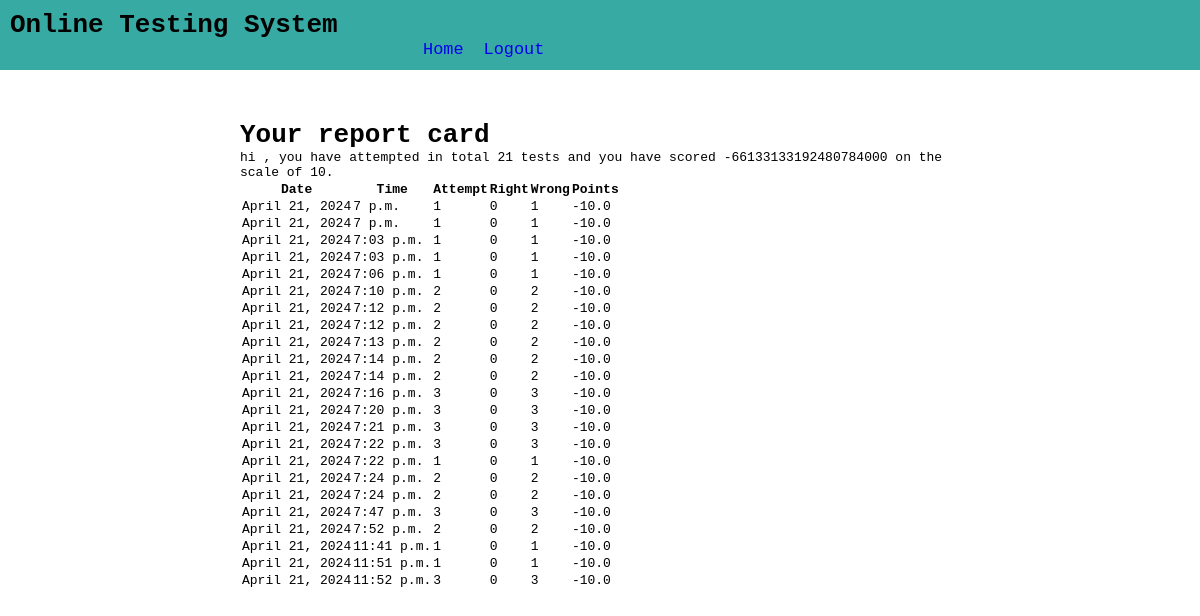
Page /test-history (signed in) on the committed database.
### OTS/models.py (models this page shows)
class Candidate(models.Model):
    username = models.CharField(primary_key=True,max_length=20)
    password = models.CharField(null=False,max_length=20)
    name = models.CharField(max_length=50)
    test_attempted = models.IntegerField(default=0)
    points = models.FloatField(default=0.0)

class Result(models.Model):
    result_id = models.BigAutoField(auto_created=True,primary_key=True)
    username = models.ForeignKey(Candidate,on_delete=models.CASCADE)
    date = models.DateField(auto_now=True)
    time = models.TimeField(auto_now=True)
    attempt = models.IntegerField()
    right = models.IntegerField()
    wrong = models.IntegerField()
    points = models.FloatField()

### OTS/views.py (the view)
# urls.py: path('test-history',testResultHistory,name='testHistory'),
def testResultHistory(request):
    if 'name' not in request.session.keys():
        res = HttpResponseRedirect('home')
    candidate = Candidate.objects.filter(username = request.session['username'])
    results = Result.objects.filter(username_id = candidate[0].username)
    context = {'candidate':candidate[0], 'results':results}
    res= render(request, 'candidate_history.html', context)
    return res

### OTS/templates/candidate_history.html (shortened to what this page needs)
{% extends 'main.html' %}
{%block top%}
<a href="{% url 'OTS:home' %}">Home</a>
<a href="{% url 'OTS:logout' %}">Logout</a>
{%endblock%}
{%block content%}
<h1>Your report card</h1>
<p>hi {{candidate.name}}, you have attempted in total {{candidate.test_attempted}} tests and you  have scored {{candidate.points}} on the scale of 10.</p>
<table>
    <tr>
        <th>Date</th>
        <th>Time</th>
        <th>Attempt</th>
        <th>Right</th>
        <th>Wrong</th>
        <th>Points</th>
    </tr>
    {% for r in results %}
    <tr>
        <td>{{r.date}}</td>
        <td>{{r.time}}</td>
        <td>{{r.attempt}}</td>
        <td>{{r.right}}</td>
        <td>{{r.wrong}}</td>
        <td>{{r.points}}</td>
    </tr>
    {% endfor %}
</table>
{%endblock%}

### OTS/templates/main.html (shortened to what this page needs)
<!DOCTYPE html>
{%load static%}
<html lang="en">
<head>
    <link rel="stylesheet" href="{%static 'theme.css'%}">
</head>
<body>
    <div id="container">
            <div class="site-name">
                <h1>Online Testing System</h1>
                <div class="menu">
                    {% block top %}
                    {% endblock %}
                </div>
            </div>
            <div class="content">
                {% block content %}
                {% endblock %}
            </div>
    </div>
</body>
</html>

### OTS/static/theme.css (style rules this page uses)
* { font-family:monospace; margin: 0; padding: 0; }
.site-name { background-color: #38AAA4; height: 50px; margin-bottom: 50px; padding: 10px; }
.site-name a { font-size: 1.3rem; text-decoration: none; }
.menu { width: 30%; margin: auto; display: flex; gap: 20px; text-align: center; }
.content { width: 60%; margin: auto; }

### rows in the picture
Candidate: test_attempted "21", points "-66133133192480784000"
Result: date "April 21, 2024", time "7 p.m.", attempt "1", right "0", wrong "1", points "-10.0"
Result: date "April 21, 2024", time "7 p.m.", attempt "1", right "0", wrong "1", points "-10.0"
Result: date "April 21, 2024", time "7:03 p.m.", attempt "1", right "0", wrong "1", points "-10.0"
Result: date "April 21, 2024", time "7:03 p.m.", attempt "1", right "0", wrong "1", points "-10.0"
Result: date "April 21, 2024", time "7:06 p.m.", attempt "1", right "0", wrong "1", points "-10.0"
Result: date "April 21, 2024", time "7:10 p.m.", attempt "2", right "0", wrong "2", points "-10.0"
Result: date "April 21, 2024", time "7:12 p.m.", attempt "2", right "0", wrong "2", points "-10.0"
Result: date "April 21, 2024", time "7:12 p.m.", attempt "2", right "0", wrong "2", points "-10.0"
Result: date "April 21, 2024", time "7:13 p.m.", attempt "2", right "0", wrong "2", points "-10.0"
Result: date "April 21, 2024", time "7:14 p.m.", attempt "2", right "0", wrong "2", points "-10.0"
Result: date "April 21, 2024", time "7:14 p.m.", attempt "2", right "0", wrong "2", points "-10.0"
Result: date "April 21, 2024", time "7:16 p.m.", attempt "3", right "0", wrong "3", points "-10.0"
Result: date "April 21, 2024", time "7:20 p.m.", attempt "3", right "0", wrong "3", points "-10.0"
Result: date "April 21, 2024", time "7:21 p.m.", attempt "3", right "0", wrong "3", points "-10.0"
Result: date "April 21, 2024", time "7:22 p.m.", attempt "3", right "0", wrong "3", points "-10.0"
Result: date "April 21, 2024", time "7:22 p.m.", attempt "1", right "0", wrong "1", points "-10.0"
Result: date "April 21, 2024", time "7:24 p.m.", attempt "2", right "0", wrong "2", points "-10.0"
Result: date "April 21, 2024", time "7:24 p.m.", attempt "2", right "0", wrong "2", points "-10.0"
Result: date "April 21, 2024", time "7:47 p.m.", attempt "3", right "0", wrong "3", points "-10.0"
Result: date "April 21, 2024", time "7:52 p.m.", attempt "2", right "0", wrong "2", points "-10.0"
Result: date "April 21, 2024", time "11:41 p.m.", attempt "1", right "0", wrong "1", points "-10.0"
Result: date "April 21, 2024", time "11:51 p.m.", attempt "1", right "0", wrong "1", points "-10.0"
Result: date "April 21, 2024", time "11:52 p.m.", attempt "3", right "0", wrong "3", points "-10.0"
